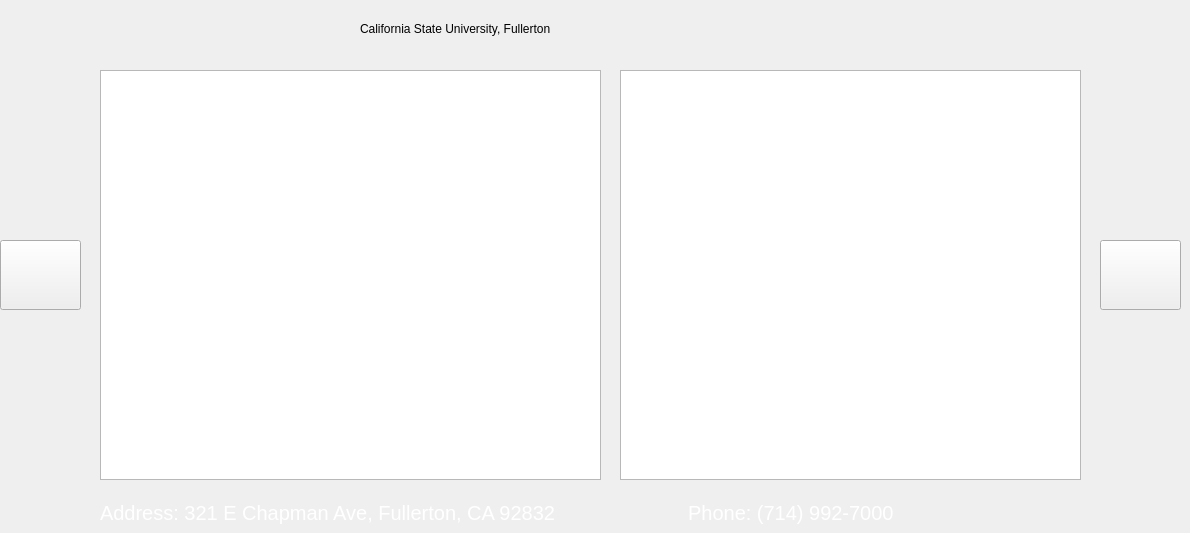
    <widget class="QWidget" name="page_8">
     <widget class="QGraphicsView" name="fullerton_campus">
      <property name="geometry">
       <rect>
        <x>100</x>
        <y>70</y>
        <width>501</width>
        <height>410</height>
       </rect>
      </property>
      <property name="styleSheet">
       <string notr="true">QGraphicsView {
	background-image: url(&quot;res/fullerton.jpg&quot;);
    background-repeat: no-repeat;
    background-position: center center;
    width: 100%;
	height: 100%;
}
</string>
      </property>
     </widget>
     <widget class="QPushButton" name="backPage_7">
      <property name="geometry">
       <rect>
        <x>0</x>
        <y>240</y>
        <width>81</width>
        <height>70</height>
       </rect>
      </property>
      <property name="styleSheet">
       <string notr="true">QPushButton {
	background-image: url('res/back-xx.png');
	background-size: 10px;    
    background-repeat: no-repeat;
    background-position: center center;
}</string>
      </property>
      <property name="text">
       <string/>
      </property>
     </widget>
     <widget class="QLabel" name="fullerton_address">
      <property name="geometry">
       <rect>
        <x>100</x>
        <y>501</y>
        <width>881</width>
        <height>23</height>
       </rect>
      </property>
      <property name="styleSheet">
       <string notr="true">QLabel {
	color: white;
	font-size: 20px;
}</string>
      </property>
      <property name="text">
       <string>Address: 321 E Chapman Ave, Fullerton, CA 92832                        Phone: (714) 992-7000</string>
      </property>
     </widget>
     <widget class="QLabel" name="fullerton_title">
      <property name="geometry">
       <rect>
        <x>360</x>
        <y>11</y>
        <width>501</width>
        <height>35</height>
       </rect>
      </property>
      <property name="text">
       <string>California State University, Fullerton</string>
      </property>
     </widget>
     <widget class="QGraphicsView" name="fullerton_map">
      <property name="geometry">
       <rect>
        <x>620</x>
        <y>70</y>
        <width>461</width>
        <height>410</height>
       </rect>
      </property>
      <property name="styleSheet">
       <string notr="true">QGraphicsView {
	background-image: url(&quot;res/fullerton_map.png&quot;);
    background-repeat: no-repeat;
    background-position: center center;
    width: 100%;
	height: 100%;
}
</string>
      </property>
     </widget>
     <widget class="QPushButton" name="nextPage_9">
      <property name="geometry">
       <rect>
        <x>1100</x>
        <y>240</y>
        <width>81</width>
        <height>70</height>
       </rect>
      </property>
      <property name="styleSheet">
       <string notr="true">QPushButton {
	background-image: url('res/next-xx.png');
	background-size: 10px;    
    background-repeat: no-repeat;
    background-position: center center;
}</string>
      </property>
      <property name="text">
       <string/>
      </property>
     </widget>
    </widget>
